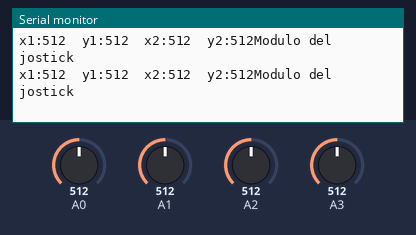
Recording of a sketch running on a simulated Arduino Uno, built with avr-gcc and run on an emulated ATmega328P. Parts: the last lines printed to the serial monitor. The inputs (shaded band) are chosen by the test bench; at power-on: A0 = 512, A2 = 512, A1 = 512, A3 = 512.

Above: at 1.2 s.
1.3 s: A0 set to 109
At 1.34 s:
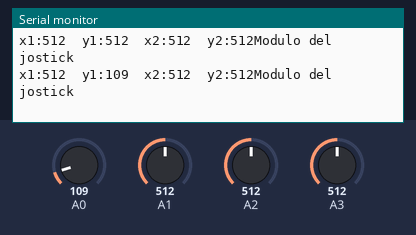
4.3 s: A0 set to 91
At 4.38 s:
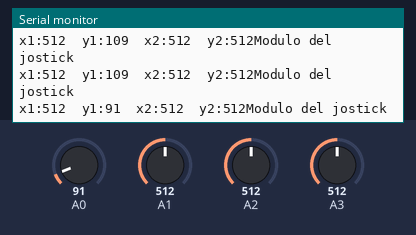
10.3 s: A2 set to 107
At 10.36 s:
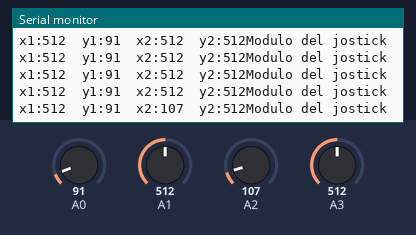
13.3 s: A2 set to 92
At 17.25 s:
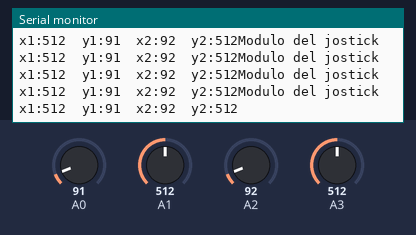
Timing chart, 0 to 17.3 s (numbered marks = the images above; inputs shaded):
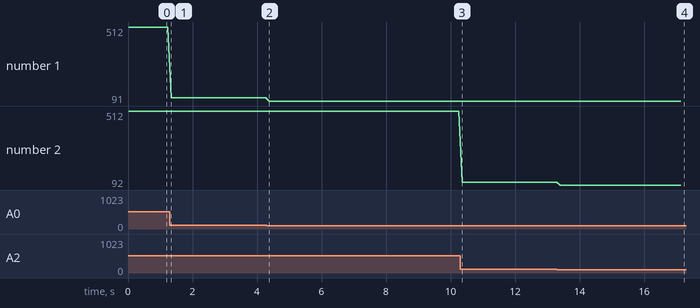

Measured:
- the behaviour switches between 100 and 99 on A2 (found by bisection; images 3 and 4)
- after the input at 1.3 s, the serial monitor: prints a new line at once (image 1)
- after the input at 4.3 s, the serial monitor: prints a new line after 0.08 s (image 2)
- after the input at 10.3 s, the serial monitor: prints a new line after 0.06 s (image 3)
- after the input at 13.3 s, the serial monitor: prints a new line after 0.10 s (image 4)
- plotted number 1: 512 → 109 after the input at 1.3 s, 109 → 91 after the input at 4.3 s
- plotted number 2: 512 → 107 after the input at 10.3 s, 107 → 92 after the input at 13.3 s

The sketch:

jostick.ino
```cpp
void setup() {
Serial.begin(9600);
pinMode(A0,INPUT);
pinMode(A1,INPUT);
pinMode(A2,INPUT);
pinMode(A3,INPUT);
}

void loop() {
  int x1=analogRead(A1);
  int y1=analogRead(A0);
  int x2=analogRead(A2);
  int y2=analogRead(A3);
Serial.println("Modulo del jostick");
Serial.print("x1:");
Serial.print(x1);
Serial.print("  y1:");
Serial.print(y1);
Serial.print("  x2:");
Serial.print(x2);
Serial.print("  y2:");
Serial.print(y2);

delay(100);
}
```
